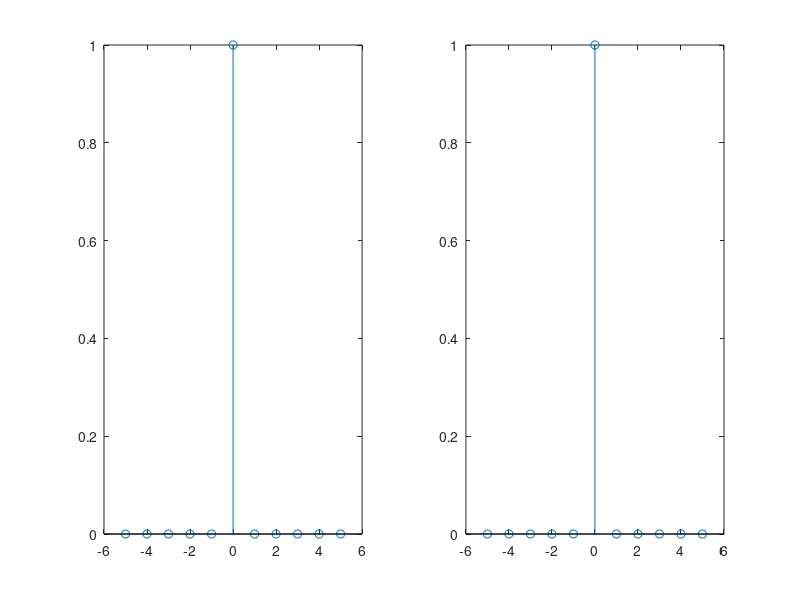

Here is the MATLAB script that generated this plot:
n=-5:5;
y1=(n==0);
y2=[zeros(1,5),ones(1),zeros(1,5)];
subplot(1,2,1);
stem(n,y1);
subplot(1,2,2);
stem(n,y2);
    
